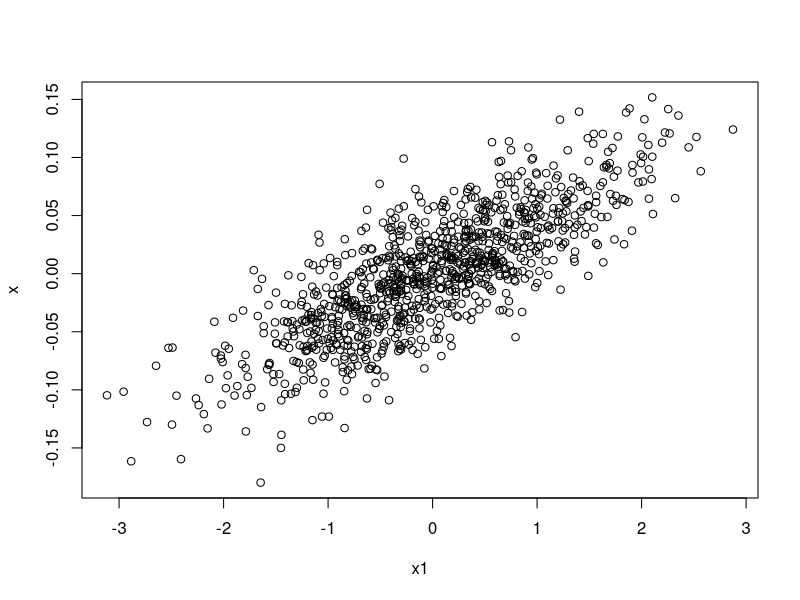

This chart was generated by the following R code:
n     <- 1000                    # length of vector
rho   <- 0.8                  # desired correlation = cos(angle)
theta <- acos(rho)             # corresponding angle
x1    <- rnorm(n, 0, 1)        # fixed given data
x2    <- rnorm(n, 0, 1)      # new random data
X     <- cbind(x1, x2)         # matrix
Xctr  <- scale(X, center=TRUE, scale=FALSE)   # centered columns (mean 0)
x1
Id   <- diag(n)                               # identity matrix
Q    <- qr.Q(qr(Xctr[ , 1, drop=FALSE]))      # QR-decomposition, just matrix Q
P    <- tcrossprod(Q)          # = Q Q'       # projection onto space defined by x1
x2o  <- (Id-P) %*% Xctr[ , 2]                 # x2ctr made orthogonal to x1ctr
Xc2  <- cbind(Xctr[ , 1], x2o)                # bind to matrix
Y    <- Xc2 %*% diag(1/sqrt(colSums(Xc2^2)))  # scale columns to length 1

x <- Y[ , 2] + (1 / tan(theta)) * Y[ , 1]     # final new vector
cor(x1, x)                                    # check correlation = rho
plot(x1, x)                                   # plot x1,x

xtable <- data.frame(cbind(x1,x))
write.csv(xtable, file = "correlation.csv")


